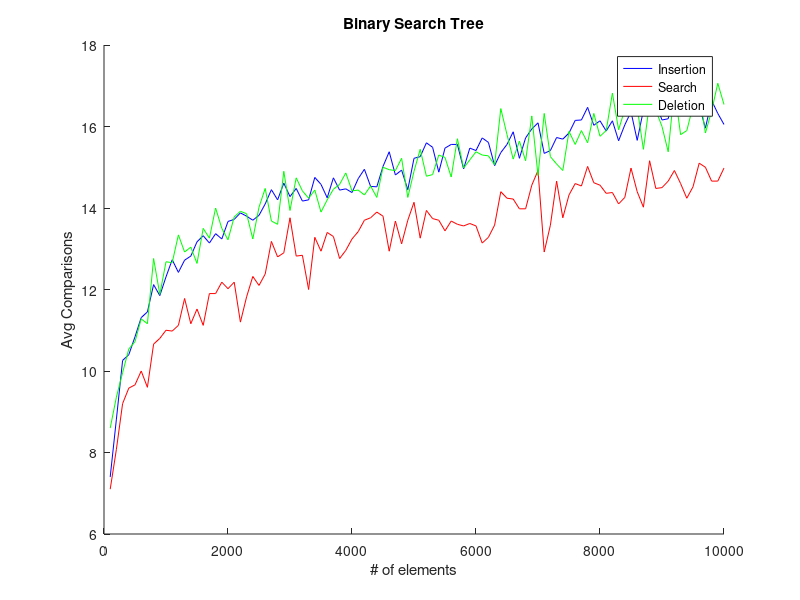
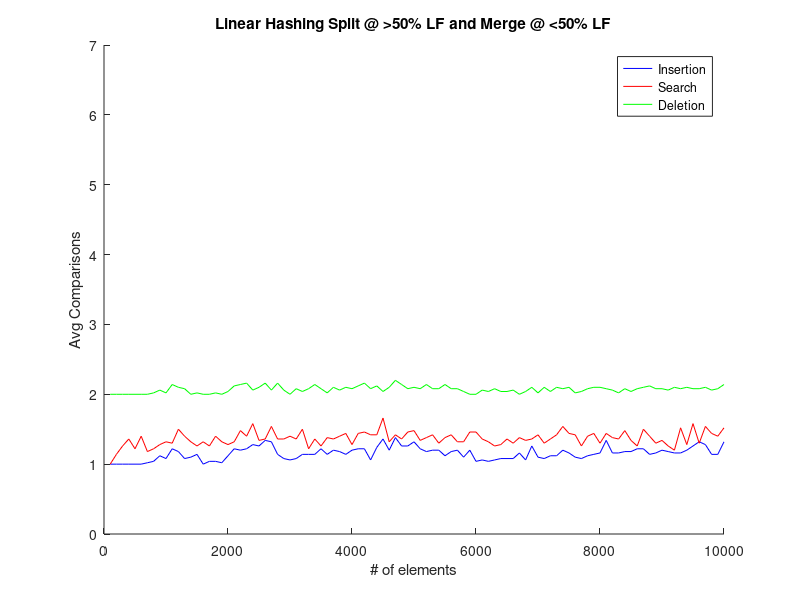
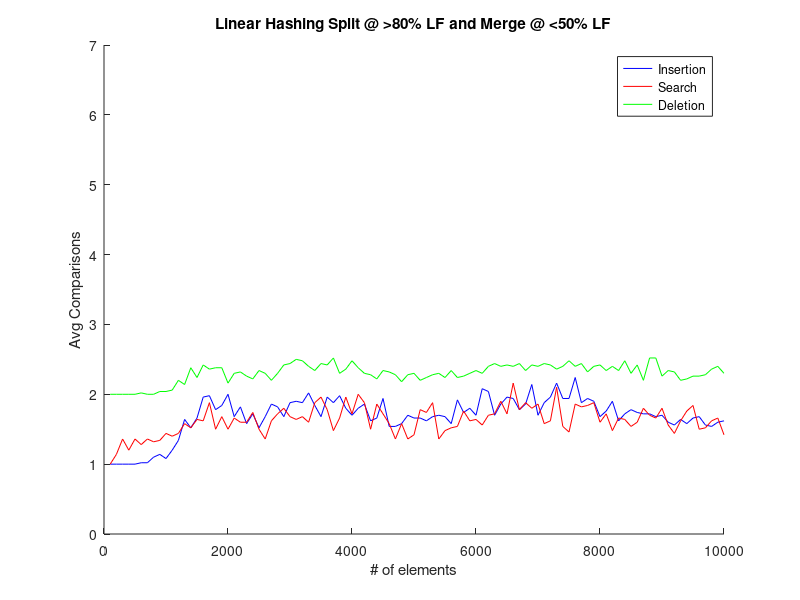

Source code (MATLAB) for these figures, in order:
clear all;
close;

n = 100:100:10000;

comps_insert_0_5 = [1.0, 1.0, 1.0, 1.0, 1.0, 1.0, 1.02, 1.04, 1.12, 1.08, 1.22, 1.18, 1.08, 1.1, 1.14, 1.0, 1.04, 1.04, 1.02, 1.12, 1.22, 1.2, 1.22, 1.28, 1.26, 1.34, 1.32, 1.14, 1.08, 1.06, 1.08, 1.14, 1.14, 1.14, 1.22, 1.14, 1.2, 1.18, 1.14, 1.2, 1.22, 1.22, 1.06, 1.24, 1.36, 1.2, 1.38, 1.26, 1.26, 1.32, 1.22, 1.18, 1.2, 1.2, 1.12, 1.18, 1.2, 1.1, 1.2, 1.04, 1.06, 1.04, 1.06, 1.08, 1.08, 1.08, 1.16, 1.06, 1.26, 1.1, 1.08, 1.12, 1.12, 1.2, 1.16, 1.1, 1.08, 1.12, 1.14, 1.16, 1.34, 1.16, 1.16, 1.18, 1.18, 1.22, 1.22, 1.14, 1.16, 1.2, 1.18, 1.16, 1.16, 1.2, 1.26, 1.32, 1.28, 1.14, 1.14, 1.32];
comps_insert_0_8 = [1.0, 1.0, 1.0, 1.0, 1.0, 1.02, 1.02, 1.1, 1.14, 1.08, 1.2, 1.34, 1.64, 1.52, 1.66, 1.96, 1.98, 1.78, 1.84, 2.0, 1.68, 1.82, 1.58, 1.72, 1.52, 1.68, 1.86, 1.82, 1.68, 1.88, 1.9, 1.88, 2.02, 1.84, 1.68, 1.96, 1.88, 1.98, 1.8, 1.7, 1.8, 1.86, 1.62, 1.66, 1.94, 1.54, 1.54, 1.58, 1.7, 1.66, 1.66, 1.62, 1.68, 1.7, 1.68, 1.58, 1.92, 1.74, 1.8, 1.7, 2.08, 2.04, 1.7, 1.86, 1.96, 1.94, 1.78, 1.86, 2.14, 1.7, 1.88, 1.96, 2.16, 1.94, 1.94, 2.24, 1.88, 1.94, 1.9, 1.68, 1.76, 1.9, 1.62, 1.72, 1.78, 1.74, 1.72, 1.72, 1.68, 1.7, 1.6, 1.56, 1.64, 1.58, 1.66, 1.68, 1.56, 1.54, 1.6, 1.62];
comps_search_0_5 = [1.0, 1.14, 1.26, 1.36, 1.22, 1.4, 1.18, 1.22, 1.28, 1.32, 1.3, 1.5, 1.4, 1.32, 1.26, 1.32, 1.26, 1.4, 1.32, 1.28, 1.32, 1.48, 1.4, 1.58, 1.34, 1.36, 1.54, 1.36, 1.36, 1.4, 1.36, 1.5, 1.22, 1.36, 1.26, 1.38, 1.36, 1.4, 1.44, 1.28, 1.44, 1.46, 1.42, 1.42, 1.66, 1.32, 1.42, 1.36, 1.46, 1.48, 1.34, 1.38, 1.42, 1.3, 1.38, 1.42, 1.32, 1.32, 1.46, 1.46, 1.36, 1.32, 1.26, 1.28, 1.36, 1.3, 1.38, 1.34, 1.36, 1.42, 1.3, 1.36, 1.42, 1.54, 1.44, 1.42, 1.26, 1.4, 1.44, 1.3, 1.44, 1.38, 1.36, 1.48, 1.34, 1.26, 1.5, 1.4, 1.3, 1.34, 1.26, 1.2, 1.52, 1.28, 1.58, 1.3, 1.54, 1.44, 1.4, 1.52];
comps_search_0_8 = [1.0, 1.14, 1.36, 1.2, 1.36, 1.28, 1.36, 1.32, 1.34, 1.44, 1.4, 1.44, 1.58, 1.52, 1.64, 1.62, 1.88, 1.5, 1.68, 1.5, 1.66, 1.6, 1.6, 1.74, 1.5, 1.36, 1.62, 1.72, 1.8, 1.68, 1.64, 1.68, 1.6, 1.88, 1.96, 1.78, 1.48, 1.66, 1.96, 1.72, 2.0, 1.88, 1.5, 1.86, 1.72, 1.58, 1.36, 1.58, 1.36, 1.42, 1.78, 1.74, 1.88, 1.36, 1.48, 1.52, 1.54, 1.76, 1.62, 1.64, 1.56, 1.7, 1.72, 1.9, 1.72, 2.16, 1.78, 1.88, 1.8, 1.86, 1.58, 1.62, 2.1, 1.54, 1.46, 1.86, 1.82, 1.84, 1.88, 1.6, 1.72, 1.48, 1.66, 1.64, 1.54, 1.6, 1.8, 1.7, 1.66, 1.8, 1.56, 1.44, 1.62, 1.76, 1.84, 1.5, 1.52, 1.62, 1.66, 1.42];
comps_del_0_5 = [2.0, 2.0, 2.0, 2.0, 2.0, 2.0, 2.0, 2.02, 2.06, 2.02, 2.14, 2.1, 2.08, 2.0, 2.02, 2.0, 2.0, 2.02, 2.0, 2.04, 2.12, 2.14, 2.16, 2.06, 2.1, 2.16, 2.06, 2.16, 2.06, 2.0, 2.08, 2.04, 2.08, 2.14, 2.08, 2.02, 2.1, 2.06, 2.1, 2.08, 2.12, 2.16, 2.08, 2.12, 2.04, 2.1, 2.2, 2.14, 2.08, 2.1, 2.08, 2.14, 2.08, 2.08, 2.14, 2.08, 2.08, 2.04, 2.0, 2.0, 2.06, 2.04, 2.08, 2.04, 2.04, 2.06, 2.0, 2.04, 2.1, 2.02, 2.1, 2.04, 2.1, 2.08, 2.1, 2.02, 2.04, 2.08, 2.1, 2.1, 2.08, 2.06, 2.02, 2.08, 2.04, 2.08, 2.1, 2.12, 2.08, 2.08, 2.06, 2.1, 2.08, 2.1, 2.08, 2.08, 2.1, 2.06, 2.08, 2.14];
comps_del_0_8 = [2.0, 2.0, 2.0, 2.0, 2.0, 2.02, 2.0, 2.0, 2.04, 2.04, 2.06, 2.2, 2.14, 2.38, 2.24, 2.42, 2.36, 2.38, 2.38, 2.16, 2.3, 2.32, 2.26, 2.22, 2.34, 2.3, 2.2, 2.3, 2.42, 2.44, 2.5, 2.48, 2.4, 2.34, 2.44, 2.42, 2.52, 2.3, 2.36, 2.48, 2.38, 2.3, 2.28, 2.22, 2.34, 2.32, 2.28, 2.18, 2.28, 2.3, 2.2, 2.24, 2.28, 2.3, 2.24, 2.34, 2.24, 2.26, 2.3, 2.34, 2.3, 2.4, 2.44, 2.4, 2.42, 2.4, 2.44, 2.34, 2.42, 2.4, 2.44, 2.42, 2.36, 2.4, 2.48, 2.4, 2.44, 2.32, 2.4, 2.42, 2.34, 2.4, 2.34, 2.48, 2.3, 2.42, 2.2, 2.52, 2.52, 2.26, 2.34, 2.32, 2.2, 2.22, 2.26, 2.26, 2.28, 2.36, 2.4, 2.3];
comps_insert_BST = [7.4, 8.82, 10.26, 10.4, 10.84, 11.31, 11.45, 12.12, 11.85, 12.31, 12.73, 12.42, 12.72, 12.82, 13.17, 13.32, 13.14, 13.37, 13.24, 13.67, 13.72, 13.88, 13.8, 13.7, 13.82, 14.1, 14.45, 14.2, 14.61, 14.28, 14.48, 14.17, 14.2, 14.75, 14.58, 14.25, 14.74, 14.44, 14.47, 14.38, 14.72, 14.95, 14.53, 14.52, 15.02, 15.38, 14.81, 14.93, 14.45, 15.22, 15.26, 15.6, 15.49, 14.88, 15.47, 15.56, 15.56, 14.96, 15.47, 15.41, 15.72, 15.61, 15.04, 15.36, 15.56, 15.87, 15.22, 15.72, 15.94, 16.09, 15.34, 15.41, 15.73, 15.69, 15.84, 16.15, 16.16, 16.47, 16.03, 16.14, 15.89, 16.14, 15.65, 16.04, 16.36, 15.66, 16.4, 16.48, 16.57, 16.16, 16.19, 16.91, 16.95, 16.43, 16.43, 16.52, 15.96, 16.64, 16.32, 16.05];
comps_search_BST = [7.1, 8.08, 9.2, 9.58, 9.66, 10.0, 9.6, 10.66, 10.8, 11.0, 10.98, 11.12, 11.78, 11.16, 11.52, 11.12, 11.9, 11.9, 12.18, 12.02, 12.18, 11.2, 11.82, 12.32, 12.1, 12.38, 13.18, 12.8, 12.9, 13.76, 12.82, 12.84, 12.0, 13.28, 12.94, 13.4, 13.3, 12.76, 12.96, 13.24, 13.42, 13.7, 13.76, 13.9, 13.8, 12.94, 13.68, 13.12, 13.7, 14.14, 13.26, 13.94, 13.74, 13.7, 13.44, 13.68, 13.6, 13.56, 13.62, 13.56, 13.14, 13.28, 13.58, 14.4, 14.24, 14.22, 13.98, 13.98, 14.56, 14.92, 12.92, 13.58, 14.66, 13.76, 14.32, 14.6, 14.54, 15.02, 14.62, 14.56, 14.36, 14.38, 14.1, 14.26, 14.98, 14.4, 14.02, 15.16, 14.48, 14.5, 14.66, 14.92, 14.6, 14.24, 14.52, 15.1, 15.0, 14.66, 14.66, 14.98];
comps_delete_BST = [8.6, 9.36, 9.96, 10.54, 10.72, 11.28, 11.16, 12.76, 11.88, 12.68, 12.66, 13.34, 12.92, 13.04, 12.64, 13.5, 13.26, 14.0, 13.5, 13.22, 13.78, 13.92, 13.86, 13.24, 14.02, 14.48, 13.68, 13.6, 14.9, 13.94, 14.74, 14.42, 14.24, 14.44, 13.9, 14.2, 14.46, 14.58, 14.86, 14.42, 14.44, 14.32, 14.54, 14.26, 15.0, 14.94, 14.92, 15.22, 14.26, 14.9, 15.44, 14.78, 14.82, 15.3, 15.24, 14.76, 15.7, 14.98, 15.18, 15.38, 15.3, 15.28, 15.06, 16.44, 15.8, 15.2, 15.64, 15.16, 16.26, 14.8, 16.32, 15.26, 15.08, 14.92, 15.88, 15.56, 15.9, 15.6, 16.32, 15.76, 15.9, 16.82, 15.92, 16.42, 16.34, 16.46, 15.44, 16.58, 16.4, 16.0, 15.38, 16.94, 15.8, 15.9, 16.5, 16.82, 15.84, 16.38, 17.06, 16.54];

hold on;
plot(n, comps_insert_BST, 'blue');
plot(n, comps_search_BST, 'red');
plot(n, comps_delete_BST, 'green');
title("Binary Search Tree");
xlabel('# of elements');
ylabel('Avg Comparisons');
legend('Insertion', 'Search','Deletion');

figure();
hold on;
plot(n, comps_insert_0_5, 'blue');
plot(n, comps_search_0_5, 'red');
plot(n, comps_del_0_5, 'green');
ylim([0 7]);
title("Linear Hashing Split @ >50% LF and Merge @ <50% LF");
xlabel('# of elements');
ylabel('Avg Comparisons');
legend('Insertion', 'Search','Deletion');

figure();
hold on;
plot(n, comps_insert_0_8, 'blue');
plot(n, comps_search_0_8, 'red');
plot(n, comps_del_0_8, 'green');
ylim([0 7]);
title("Linear Hashing Split @ >80% LF and Merge @ <50% LF");
xlabel('# of elements');
ylabel('Avg Comparisons');
legend('Insertion', 'Search','Deletion');
